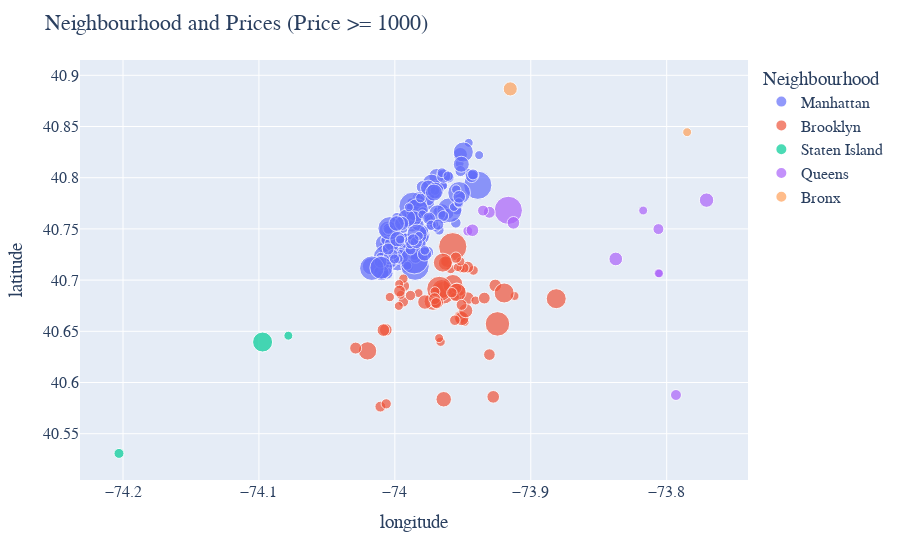

The notebook cell this image was saved under:
### Code cell
import plotly.express as px

fig = px.scatter(df[df.price>=1000], x="longitude", y="latitude", color="neighbourhood_group",size="price")
fig.update_layout(title="Neighbourhood and Prices (Price >= 1000)",
                  legend_title="Neighbourhood",
                  font=dict(
                      family="Helvetica",
                      size=16,
                  ))
fig.show()

### Figure 1 — Plotly figure (JSON) as saved in the notebook; plotly's stock layout.template omitted (floating-point values rounded to 4 significant figures; data arrays with more than 128 entries replaced by an {"elided": "..."} marker saying what was removed)
{"data": [{"hovertemplate": "neighbourhood_group=Manhattan<br>longitude=%{x}<br>latitude=%{y}<br>price=%{marker.size}<extra></extra>", "legendgroup": "Manhattan", "marker": {"color": "#636efa", "size": {"elided": "213 int values"}, "sizemode": "area", "sizeref": 25, "symbol": "circle"}, "mode": "markers", "name": "Manhattan", "orientation": "v", "showlegend": true, "type": "scatter", "x": {"elided": "213 float values"}, "xaxis": "x", "y": {"elided": "213 float values"}, "yaxis": "y"}, {"hovertemplate": "neighbourhood_group=Brooklyn<br>longitude=%{x}<br>latitude=%{y}<br>price=%{marker.size}<extra></extra>", "legendgroup": "Brooklyn", "marker": {"color": "#EF553B", "size": [4000, 1395, 1500, 1200, 1485, 6500, 5000, 4500, 8000, 1000, 1000, 1050, 2000, 1763, 2000, 2000, 1600, 1100, 1000, 2000, 1150, 1000, 1002, 2100, 1300, 1000, 1000, 1000, 10000, 2000, 1000, 1067, 1095, 1000, 5000, 1700, 5000, 3000, 1680, 2626, 2103, 1000, 2000, 2500, 1000, 1000, 1333, 1200, 1000, 2545, 1600, 1350, 1750, 1080, 1494, 1315, 4200, 2500, 7500, 4200, 1800, 1750, 4500, 1400, 1500, 1369, 1749], "sizemode": "area", "sizeref": 25, "symbol": "circle"}, "mode": "markers", "name": "Brooklyn", "orientation": "v", "showlegend": true, "type": "scatter", "x": [-73.97, -73.99, -73.99, -73.94, -74.01, -73.96, -73.96, -73.97, -73.97, -73.98, -73.91, -73.95, -73.95, -73.95, -74.01, -74.01, -73.95, -73.97, -74.0, -73.93, -73.96, -74.0, -73.95, -73.95, -73.95, -73.95, -73.96, -73.96, -73.96, -73.93, -73.97, -73.96, -73.99, -73.94, -73.88, -73.93, -73.92, -73.96, -73.97, -73.98, -73.97, -73.96, -73.96, -73.96, -73.95, -73.95, -73.99, -73.97, -74.0, -73.95, -73.96, -73.95, -73.97, -74.0, -73.97, -74.01, -73.95, -73.95, -73.92, -74.02, -74.03, -74.0, -73.96, -73.96, -73.95, -73.96, -73.93], "xaxis": "x", "y": [40.68, 40.68, 40.69, 40.71, 40.58, 40.69, 40.7, 40.69, 40.69, 40.69, 40.68, 40.69, 40.68, 40.71, 40.65, 40.65, 40.69, 40.64, 40.67, 40.59, 40.71, 40.69, 40.71, 40.66, 40.71, 40.71, 40.69, 40.69, 40.73, 40.69, 40.64, 40.68, 40.7, 40.68, 40.68, 40.63, 40.69, 40.58, 40.68, 40.68, 40.68, 40.72, 40.72, 40.72, 40.72, 40.66, 40.68, 40.69, 40.7, 40.66, 40.72, 40.69, 40.68, 40.68, 40.68, 40.58, 40.69, 40.67, 40.66, 40.63, 40.63, 40.69, 40.72, 40.66, 40.68, 40.69, 40.68], "yaxis": "y"}, {"hovertemplate": "neighbourhood_group=Staten Island<br>longitude=%{x}<br>latitude=%{y}<br>price=%{marker.size}<extra></extra>", "legendgroup": "Staten Island", "marker": {"color": "#00cc96", "size": [1000, 5000, 1250], "sizemode": "area", "sizeref": 25, "symbol": "circle"}, "mode": "markers", "name": "Staten Island", "orientation": "v", "showlegend": true, "type": "scatter", "x": [-74.08, -74.1, -74.2], "xaxis": "x", "y": [40.65, 40.64, 40.53], "yaxis": "y"}, {"hovertemplate": "neighbourhood_group=Queens<br>longitude=%{x}<br>latitude=%{y}<br>price=%{marker.size}<extra></extra>", "legendgroup": "Queens", "marker": {"color": "#ab63fa", "size": [10000, 1800, 2350, 1000, 1500, 1000, 1500, 1250, 1000, 1500, 2600, 2000, 2000], "sizemode": "area", "sizeref": 25, "symbol": "circle"}, "mode": "markers", "name": "Queens", "orientation": "v", "showlegend": true, "type": "scatter", "x": [-73.92, -73.93, -73.84, -73.81, -73.81, -73.82, -73.79, -73.95, -73.81, -73.94, -73.77, -73.91, -73.94], "xaxis": "x", "y": [40.77, 40.77, 40.72, 40.71, 40.75, 40.77, 40.59, 40.75, 40.71, 40.77, 40.78, 40.76, 40.75], "yaxis": "y"}, {"hovertemplate": "neighbourhood_group=Bronx<br>longitude=%{x}<br>latitude=%{y}<br>price=%{marker.size}<extra></extra>", "legendgroup": "Bronx", "marker": {"color": "#FFA15A", "size": [2500, 1000], "sizemode": "area", "sizeref": 25, "symbol": "circle"}, "mode": "markers", "name": "Bronx", "orientation": "v", "showlegend": true, "type": "scatter", "x": [-73.92, -73.78], "xaxis": "x", "y": [40.89, 40.84], "yaxis": "y"}], "layout": {"font": {"family": "Helvetica", "size": 16}, "legend": {"itemsizing": "constant", "title": {"text": "Neighbourhood"}, "tracegroupgap": 0}, "margin": {"t": 60}, "title": {"text": "Neighbourhood and Prices (Price >= 1000)"}, "xaxis": {"anchor": "y", "domain": [0, 1], "title": {"text": "longitude"}}, "yaxis": {"anchor": "x", "domain": [0, 1], "title": {"text": "latitude"}}}}
